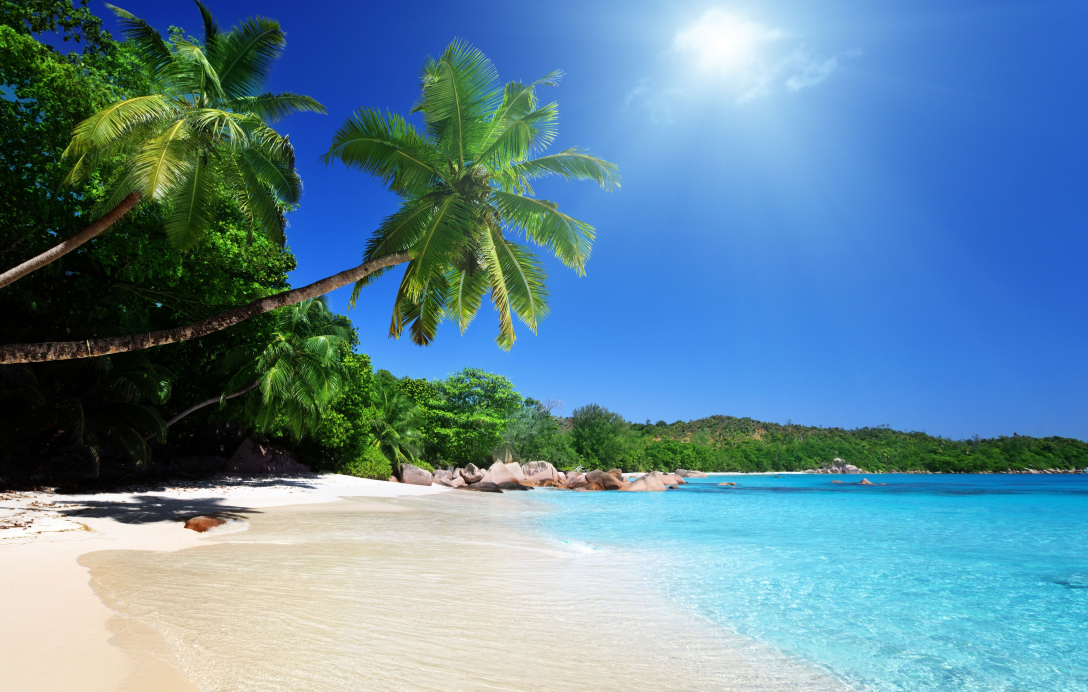
#> input picture Dani Practica 4 VA/playa.jpg, 4350 x 2767 px (shown at 1/4 size)
$ python daniP4.py
#> lines starting #> are read from the running program, lines starting #| are printed output that depends on the picture
#Dibujar y escribir en una imagen, y segmentar en región de interés
#Sandra Daniela Resendiz Alvarado

import cv2
import numpy as np
from matplotlib import pyplot as plt #parte visual
from matplotlib import pylab

imagen=cv2.imread("playa.jpg")
#> imagen is the input picture: shape (2767, 4350, 3); mean B, G, R 157.8, 137.4, 98
xa=300 #area de interes
xb=500
ya=200
yb=600
area = imagen[xa:xb,ya:yb]
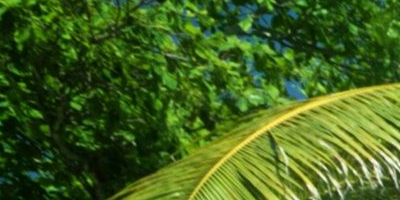
#> area: shape (200, 400, 3); mean B, G, R 30.1, 97.4, 66.3
gris = cv2.cvtColor(area, cv2.COLOR_BGR2GRAY)
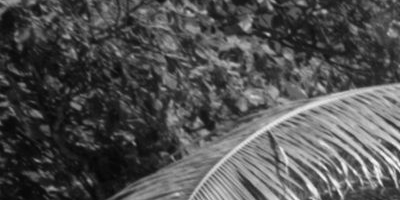
#> gris: shape (200, 400); min 5, max 250, mean 80.4
cambio = cv2.cvtColor(gris,cv2.COLOR_GRAY2BGR)
imagen[xa:xb,ya:yb] = cambio
fig = plt.figure(figsize=(10,7), constrained_layout=True)

imagen = cv2.circle(imagen,(2800,800), 200, (45,255,255), -1) #circulo

imagen = cv2.rectangle(imagen,(210,360),(300,500),(255,0,0),5) #rectangulo

font = cv2.FONT_HERSHEY_SIMPLEX #texto
cv2.putText(imagen,'DANIELA RESENDIZ ALVARADO 19110325',(40,90), font, 3,(255,255,255),2,cv2.LINE_AA)
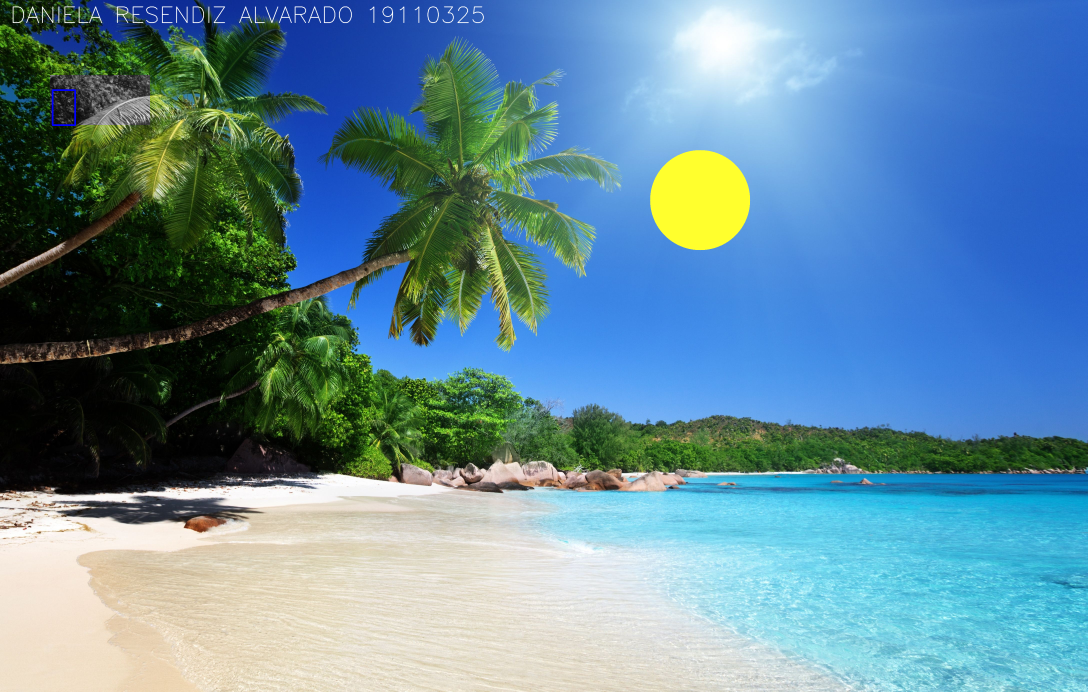
#> imagen: shape (2767, 4350, 3) (shown at 1/4 size); mean B, G, R 156.5, 138.5, 100
imagen = cv2.cvtColor(imagen, cv2.COLOR_BGR2RGB)
plt.imshow(imagen)
plt.axis('off')
plt.title("Playa")
plt.show()
